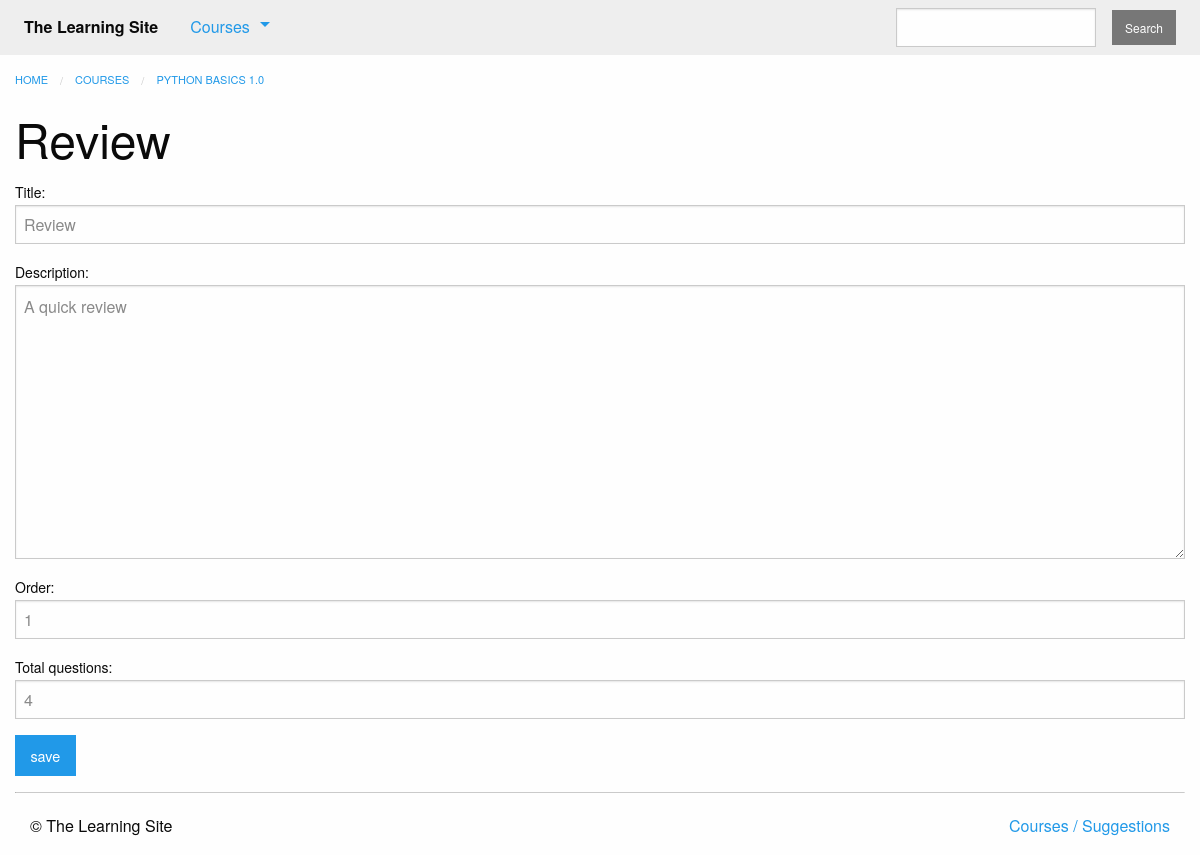
The app's page /courses/1/edit_quiz/1/ (signed in) with its own data.
### courses/models.py (models this page shows, shortened)
class Course(models.Model):
    created_at = models.DateTimeField(auto_now_add=True)
    title = models.CharField(max_length=255)
    description = models.TextField()
    teacher = models.ForeignKey(User, on_delete=models.CASCADE)
    subject = models.CharField(default='', max_length=100)
    published = models.BooleanField(default=False)

class Step(models.Model):
    title = models.CharField(max_length=255)
    description = models.TextField()
    order = models.IntegerField(default=0)
    course = models.ForeignKey(Course, on_delete=models.CASCADE)
    class Meta:
        abstract = True
        ordering = ['order', ]

class Quiz(Step):
    total_questions = models.IntegerField(default=4)
    class Meta:
        verbose_name_plural = "Quizzes"

### courses/views.py (the view, shortened to what this page needs)
# urls.py: path('<int:course_pk>/edit_quiz/<int:quiz_pk>/', views.quiz_edit, name='quiz_edit'),
@login_required
def quiz_edit(request, course_pk, quiz_pk):
    quiz = get_object_or_404(models.Quiz, pk=quiz_pk, course_id=course_pk, course__published=True)
    form = forms.QuizForm(instance=quiz)
    return render(request, 'courses/quiz_form.html', {'form': form, 'course': quiz.course})

### courses/forms.py
class QuizForm(forms.ModelForm):
    class Meta:
        model = models.Quiz
        fields = [
            'title',
            'description',
            'order',
            'total_questions'
        ]

### courses/templatetags/course_extras.py (called while the page is built)
@register.inclusion_tag('courses/course_nav.html')
def nav_courses_list():
    courses = Course.objects.filter(published=True)[:5]
    return {'courses': courses}

### courses/templates/courses/quiz_form.html (shortened to what this page needs)
{% extends "courses/layout.html" %}
{% block breadcrumbs %}
    <li><a href="{% url 'courses:detail' pk=course.pk %}">{{ course.title }}</a></li>
{% endblock %}
{% block content %}
<div class="columns">
    {{ block.super }}
    <h1>{{ form.instance.title|default:"Make a new quiz" }}</h1>
    <form method="POST" action="">
        {{ form.as_p }}
        <input type="submit" class="button" value="save">
    </form>
</div>
{% endblock %}

### records on screen
Course: title "PYTHON BASICS 1.0"
Quiz: instance "Review", title "Review", description "A quick review", order "1", total_questions "4"
